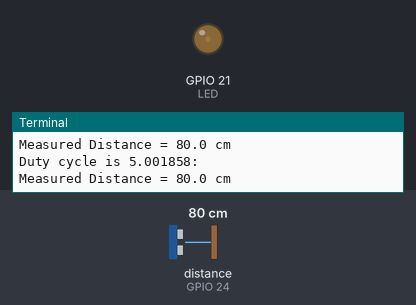
This program was run on a simulated Raspberry Pi (BCM pin numbers). Parts: output pins drawn as LEDs (lit = HIGH), the last lines printed to the terminal. Inputs (shaded band) come from the test bench; at power-on: distance to the obstacle (sensor on GPIO 24) 80 cm. The echo pulse lasts 58.3 µs per cm; the clock reads 2024-03-15 10:24:30 at power-on unless the program sets it; pins used as bus, display or sensor lines are not drawn.

Above: at 1.2 s.
1.3 s: distance to the obstacle (sensor on GPIO 24) set to 2 cm
At 2.6 s:
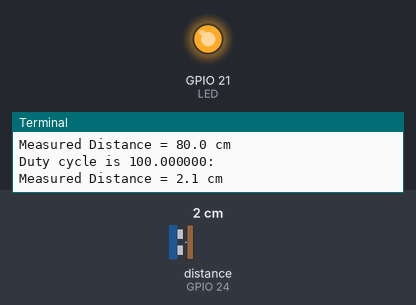
3.5 s: distance to the obstacle (sensor on GPIO 24) set to 9 cm
At 5.2 s:
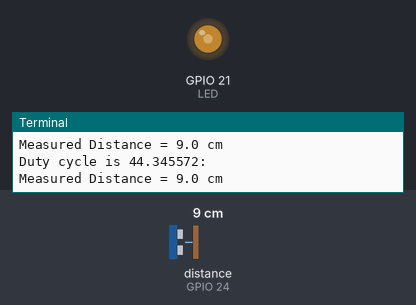
5.5 s: distance to the obstacle (sensor on GPIO 24) set to 4 cm
At 7.1 s:
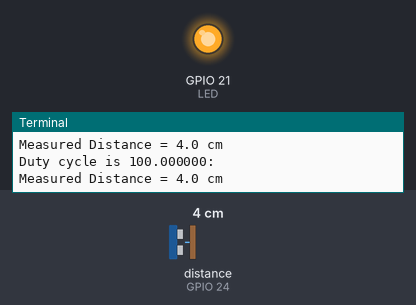
Timing chart, 0 to 8.6 s (numbered marks = the images above; inputs shaded):
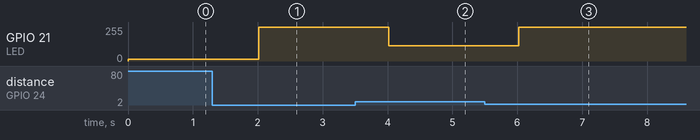

The program:

Task7.3.py
```python
import RPi.GPIO as GPIO
import time

LED = 21
##using the pin names rather than the numbers
GPIO.setmode(GPIO.BCM)
##configure the LED and pwm
GPIO.setup(LED, GPIO.OUT)
pwm = GPIO.PWM(LED, 100)
pwm.start(0)

#set the pins for the hc-sr04
GPIO_TRIGGER = 18
GPIO_ECHO = 24

#set GPIO direction (IN / OUT)
GPIO.setup(GPIO_TRIGGER, GPIO.OUT)
GPIO.setup(GPIO_ECHO, GPIO.IN)

def distance():
    GPIO.output(GPIO_TRIGGER, True)

    # set Trigger after 0.01ms to LOW
    time.sleep(0.00001)
    GPIO.output(GPIO_TRIGGER, False)
    #declare the variables we're going to need
    StartTime = time.time()
    StopTime = time.time()

    #get the time the measurement started
    while GPIO.input(GPIO_ECHO) == 0:
        StartTime = time.time()

    #time the signal returned
    while GPIO.input(GPIO_ECHO) == 1:
        StopTime = time.time()

    #get the difference between the signal being send and returning
    TimeElapsed = StopTime - StartTime
    #multiplying by the speed the signal travels at (34300cm/s)
    #divide by two since it need to travel out then return
    distance = (TimeElapsed * 34300) / 2

    return distance

if __name__ == '__main__':
    try:
        while True:
            #get the distance from nearest object
            dist = distance()
            #maps the duty cycle from a high value to a low value
            #and vice versa
            dutyCycle = 400 / dist
            #prevents duty cycle exceeding 100 since that throws an error
            if(dutyCycle > 100):
                dutyCycle = 100
            #print out values and set duty cycle
            print("Duty cycle is %1f:"% dutyCycle)
            pwm.ChangeDutyCycle(dutyCycle)
            print ("Measured Distance = %.1f cm" % dist)
            time.sleep(1)

    except KeyboardInterrupt:
        print("Program ended by keyboard interrupt ")
        pwm.stop()
        GPIO.cleanup()
```

Measured:
- after the input at 1.3 s, GPIO 21 (LED): 13/255 → 255/255 after 0.71 s
- after the input at 3.5 s, GPIO 21 (LED): 255/255 → 113/255 after 0.52 s
- after the input at 5.5 s, GPIO 21 (LED): 113/255 → 255/255 after 0.52 s
